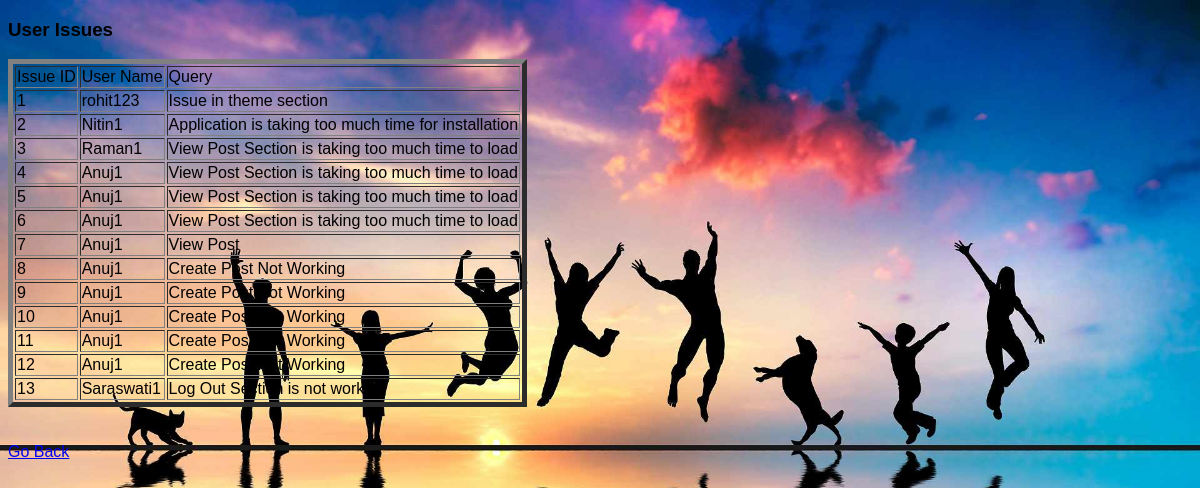
The app's page /showIssue with its own data.
### tables this page shows
CREATE TABLE ISSUE (ID INTEGER PRIMARY KEY AUTOINCREMENT,NAME TEXT NOT NULL,QUERY TEXT NOT NULL);

### index.py (the view)
@app.route("/showIssue")
def showallProb():
    con = sqlite3.connect("application.db")
    con.row_factory = sqlite3.Row
    cur = con.cursor()
    cur.execute("SELECT * FROM ISSUE")
    rows = cur.fetchall()
    return render_template("userIssues.html", rows=rows)

### templates/userIssues.html (shortened to what this page needs)
<!DOCTYPE html>
<html lang="en">
<head>
 <link rel="stylesheet" href="{{ url_for('static',filename='css/main.css') }}">
</head>
<body>
<h3>User Issues</h3>
<table border="5">
    <thead>
         <td>Issue ID</td>
        <td>User Name</td>
        <td>Query</td>
    </thead>
    {% for x in rows %}
        <tr>
            <td>{{x["id"]}}</td>
            <td>{{x["name"]}}</td>
            <td>{{x["query"]}}</td>
        </tr>
    {% endfor %}
</table>
<br><br>
<a href="/toAdmin"> Go Back</a>
</body>
</html>

### static/css/main.css (style rules this page uses)
body { font-family: sans-serif; background: url('pic.jpg'); background-repeat: no-repeat; overflow: hidden; background-size: cover; }

### records on screen
ISSUE: id "1", name "rohit123", query "Issue in theme section"
ISSUE: id "2", name "Nitin1", query "Application is taking too much time for installation"
ISSUE: id "3", name "Raman1", query "View Post Section is taking too much time to load"
ISSUE: id "4", name "Anuj1", query "View Post Section is taking too much time to load"
ISSUE: id "5", name "Anuj1", query "View Post Section is taking too much time to load"
ISSUE: id "6", name "Anuj1", query "View Post Section is taking too much time to load"
ISSUE: id "7", name "Anuj1", query "View Post"
ISSUE: id "8", name "Anuj1", query "Create Post Not Working"
ISSUE: id "9", name "Anuj1", query "Create Post Not Working"
ISSUE: id "10", name "Anuj1", query "Create Post Not Working"
ISSUE: id "11", name "Anuj1", query "Create Post Not Working"
ISSUE: id "12", name "Anuj1", query "Create Post Not Working"
ISSUE: id "13", name "Saraswati1", query "Log Out Section is not working"
